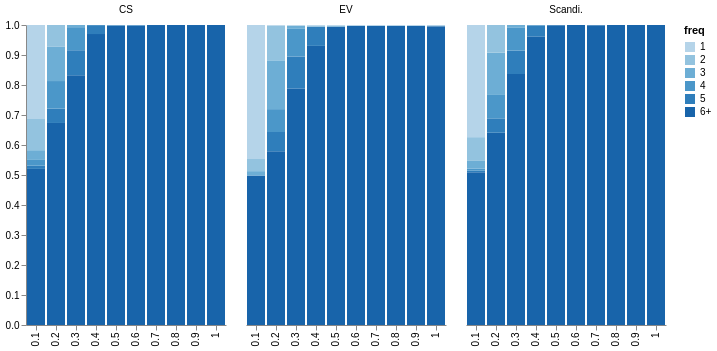

The notebook cell this image was saved under:
### Code cell
alt.Chart(df[df.Attribution == 'lime']).mark_bar().encode(
    x=alt.X('thresh:O', title=None),
    y=alt.Y('prop:Q', axis=alt.Axis(grid=False, title=None)),
    column=alt.Column('Group:N', title=None),
    color=alt.Color('freq:O') #, scale=alt.Scale(range=['#96ceb4', '#ffcc5c','#ff6f69']))
).configure_view(
    strokeOpacity=0    
)

### Figure 1 — Vega-Lite specification as saved in the notebook (floating-point values rounded to 4 significant figures; data arrays with more than 128 entries replaced by an {"elided": "..."} marker saying what was removed)
{"config": {"view": {"continuousWidth": 300, "continuousHeight": 300, "strokeOpacity": 0}}, "data": {"name": "data-cbec5bafe407017005f05744112e1e24"}, "mark": {"type": "bar"}, "encoding": {"color": {"field": "freq", "type": "ordinal"}, "column": {"field": "Group", "title": null, "type": "nominal"}, "x": {"field": "thresh", "title": null, "type": "ordinal"}, "y": {"axis": {"grid": false, "title": null}, "field": "prop", "type": "quantitative"}}, "$schema": "https://vega.github.io/schema/vega-lite/v6.1.0.json", "datasets": {"data-cbec5bafe407017005f05744112e1e24": {"elided": "180 records"}}}
